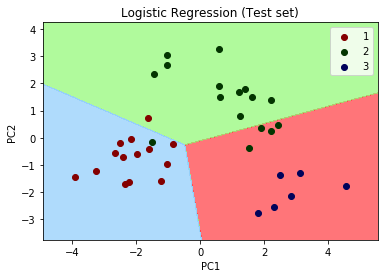

Write the Python code that produced this figure.
# -*- coding: utf-8 -*-
"""
Created on Wed Jan  1 17:43:21 2020

@author: FartherSkies
"""

# PCA

# Importing the libraries
import numpy as np
import matplotlib.pyplot as plt
import pandas as pd

# Importing the dataset
dataset = pd.read_csv('Wine.csv')
X = dataset.iloc[:, 0:-1].values
y = dataset.iloc[:, -1].values

# Splitting the dataset into the Training set and Test set
from sklearn.model_selection import train_test_split
X_train, X_test, y_train, y_test = train_test_split(X, y, test_size = 0.2, random_state = 0)

# Feature Scaling
from sklearn.preprocessing import StandardScaler
sc = StandardScaler()
X_train = sc.fit_transform(X_train)
X_test = sc.transform(X_test)

# PCA application
from sklearn.decomposition import PCA
pca = PCA(n_components=2)
X_train = pca.fit_transform(X_train)
X_test = pca.fit_transform(X_test)

#cumulative explained variance
explained_var = pca.explained_variance_ratio_
print (explained_var)

# from logistic regression file

# Fitting Logistic Regression to the Training set
from sklearn.linear_model import LogisticRegression
classifier = LogisticRegression(random_state = 0)
classifier.fit(X_train, y_train)

# Predicting the Test set results
y_pred = classifier.predict(X_test)

# Making the Confusion Matrix
from sklearn.metrics import confusion_matrix
cm = confusion_matrix(y_test, y_pred)

# Visualising the Test set results
from matplotlib.colors import ListedColormap
X_set, y_set = X_test, y_test
X1, X2 = np.meshgrid(np.arange(start = X_set[:, 0].min() - 1, stop = X_set[:, 0].max() + 1, step = 0.01),
                     np.arange(start = X_set[:, 1].min() - 1, stop = X_set[:, 1].max() + 1, step = 0.01))
plt.contourf(X1, X2, classifier.predict(np.array([X1.ravel(), X2.ravel()]).T).reshape(X1.shape),
             alpha = 0.75, cmap = ListedColormap(('#ff474c', '#96f97b', '#95d0fc')))
plt.xlim(X1.min(), X1.max())
plt.ylim(X2.min(), X2.max())
for i, j in enumerate(np.unique(y_set)):
    plt.scatter(X_set[y_set == j, 0], X_set[y_set == j, 1],
                c = ListedColormap(('#840000', '#033500', '#00035b'))(i), label = j)
plt.title('Logistic Regression (Test set)')
plt.xlabel('PC1')
plt.ylabel('PC2')
plt.legend()
plt.show()
